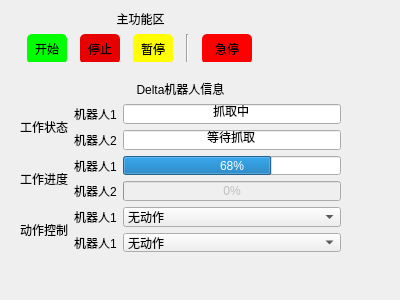
<?xml version="1.0" encoding="UTF-8"?>
<ui version="4.0">
 <class>Delta</class>
 <widget class="QWidget" name="Delta">
  <property name="geometry">
   <rect>
    <x>0</x>
    <y>0</y>
    <width>400</width>
    <height>300</height>
   </rect>
  </property>
  <property name="windowTitle">
   <string>Delta机器人</string>
  </property>
  <widget class="QWidget" name="verticalLayoutWidget_4">
   <property name="geometry">
    <rect>
     <x>20</x>
     <y>80</y>
     <width>321</width>
     <height>172</height>
    </rect>
   </property>
   <layout class="QVBoxLayout" name="verticalLayout_4">
    <item>
     <widget class="QLabel" name="label_9">
      <property name="text">
       <string>Delta机器人信息</string>
      </property>
      <property name="alignment">
       <set>Qt::AlignCenter</set>
      </property>
     </widget>
    </item>
    <item>
     <layout class="QGridLayout" name="gridLayout_3">
      <item row="1" column="2">
       <widget class="QLineEdit" name="lineEdit_6">
        <property name="text">
         <string>等待抓取</string>
        </property>
        <property name="alignment">
         <set>Qt::AlignCenter</set>
        </property>
       </widget>
      </item>
      <item row="4" column="1">
       <widget class="QLabel" name="label_18">
        <property name="text">
         <string>机器人1</string>
        </property>
       </widget>
      </item>
      <item row="0" column="0" rowspan="2">
       <widget class="QLabel" name="label_11">
        <property name="text">
         <string>工作状态</string>
        </property>
       </widget>
      </item>
      <item row="2" column="0" rowspan="2">
       <widget class="QLabel" name="label_12">
        <property name="text">
         <string>工作进度</string>
        </property>
       </widget>
      </item>
      <item row="3" column="1">
       <widget class="QLabel" name="label_16">
        <property name="text">
         <string>机器人2</string>
        </property>
       </widget>
      </item>
      <item row="0" column="1">
       <widget class="QLabel" name="label_15">
        <property name="text">
         <string>机器人1</string>
        </property>
       </widget>
      </item>
      <item row="2" column="2">
       <widget class="QProgressBar" name="pgbMainDelta1">
        <property name="value">
         <number>68</number>
        </property>
       </widget>
      </item>
      <item row="2" column="1">
       <widget class="QLabel" name="label_13">
        <property name="text">
         <string>机器人1</string>
        </property>
       </widget>
      </item>
      <item row="1" column="1">
       <widget class="QLabel" name="label_14">
        <property name="text">
         <string>机器人2</string>
        </property>
       </widget>
      </item>
      <item row="3" column="2">
       <widget class="QProgressBar" name="pgbMainDelta2">
        <property name="enabled">
         <bool>false</bool>
        </property>
        <property name="value">
         <number>0</number>
        </property>
        <property name="textVisible">
         <bool>true</bool>
        </property>
        <property name="invertedAppearance">
         <bool>false</bool>
        </property>
        <property name="textDirection">
         <enum>QProgressBar::TopToBottom</enum>
        </property>
       </widget>
      </item>
      <item row="0" column="2">
       <widget class="QLineEdit" name="lineEdit_7">
        <property name="text">
         <string>抓取中</string>
        </property>
        <property name="alignment">
         <set>Qt::AlignCenter</set>
        </property>
       </widget>
      </item>
      <item row="5" column="1">
       <widget class="QLabel" name="label_19">
        <property name="text">
         <string>机器人1</string>
        </property>
       </widget>
      </item>
      <item row="4" column="0" rowspan="2">
       <widget class="QLabel" name="label_17">
        <property name="text">
         <string>动作控制</string>
        </property>
       </widget>
      </item>
      <item row="4" column="2">
       <widget class="QComboBox" name="comboBox">
        <item>
         <property name="text">
          <string>无动作</string>
         </property>
        </item>
        <item>
         <property name="text">
          <string>上料</string>
         </property>
        </item>
        <item>
         <property name="text">
          <string>下料</string>
         </property>
        </item>
       </widget>
      </item>
      <item row="5" column="2">
       <widget class="QComboBox" name="comboBox_2">
        <item>
         <property name="text">
          <string>无动作</string>
         </property>
        </item>
        <item>
         <property name="text">
          <string>上料</string>
         </property>
        </item>
        <item>
         <property name="text">
          <string>下料</string>
         </property>
        </item>
       </widget>
      </item>
     </layout>
    </item>
   </layout>
  </widget>
  <widget class="QWidget" name="verticalLayoutWidget">
   <property name="geometry">
    <rect>
     <x>20</x>
     <y>10</y>
     <width>241</width>
     <height>52</height>
    </rect>
   </property>
   <layout class="QVBoxLayout" name="verticalLayout">
    <item>
     <widget class="QLabel" name="label">
      <property name="text">
       <string>主功能区</string>
      </property>
      <property name="alignment">
       <set>Qt::AlignCenter</set>
      </property>
     </widget>
    </item>
    <item>
     <layout class="QHBoxLayout" name="horizontalLayout_4">
      <item>
       <widget class="QPushButton" name="pbStart">
        <property name="minimumSize">
         <size>
          <width>0</width>
          <height>30</height>
         </size>
        </property>
        <property name="maximumSize">
         <size>
          <width>40</width>
          <height>30</height>
         </size>
        </property>
        <property name="styleSheet">
         <string notr="true">border-radius:5px; 
background-color: rgb(0, 255, 0);</string>
        </property>
        <property name="text">
         <string>开始</string>
        </property>
       </widget>
      </item>
      <item>
       <widget class="QPushButton" name="pbStop">
        <property name="minimumSize">
         <size>
          <width>0</width>
          <height>30</height>
         </size>
        </property>
        <property name="maximumSize">
         <size>
          <width>40</width>
          <height>30</height>
         </size>
        </property>
        <property name="styleSheet">
         <string notr="true">border-radius:5px; 
background-color: rgb(232, 0, 0)</string>
        </property>
        <property name="text">
         <string>停止</string>
        </property>
       </widget>
      </item>
      <item>
       <widget class="QPushButton" name="pbPause">
        <property name="minimumSize">
         <size>
          <width>0</width>
          <height>30</height>
         </size>
        </property>
        <property name="maximumSize">
         <size>
          <width>40</width>
          <height>16777215</height>
         </size>
        </property>
        <property name="styleSheet">
         <string notr="true">border-radius:5px;   
background-color: rgb(255, 255, 0);</string>
        </property>
        <property name="text">
         <string>暂停</string>
        </property>
       </widget>
      </item>
      <item>
       <widget class="Line" name="line_8">
        <property name="orientation">
         <enum>Qt::Vertical</enum>
        </property>
       </widget>
      </item>
      <item>
       <widget class="QPushButton" name="pbScram">
        <property name="sizePolicy">
         <sizepolicy hsizetype="Fixed" vsizetype="Fixed">
          <horstretch>0</horstretch>
          <verstretch>0</verstretch>
         </sizepolicy>
        </property>
        <property name="minimumSize">
         <size>
          <width>0</width>
          <height>30</height>
         </size>
        </property>
        <property name="maximumSize">
         <size>
          <width>50</width>
          <height>16777215</height>
         </size>
        </property>
        <property name="styleSheet">
         <string notr="true">border-radius:5px;   
background-color: rgb(255, 0, 0);</string>
        </property>
        <property name="text">
         <string>急停</string>
        </property>
       </widget>
      </item>
     </layout>
    </item>
   </layout>
  </widget>
 </widget>
 <resources/>
 <connections/>
</ui>
